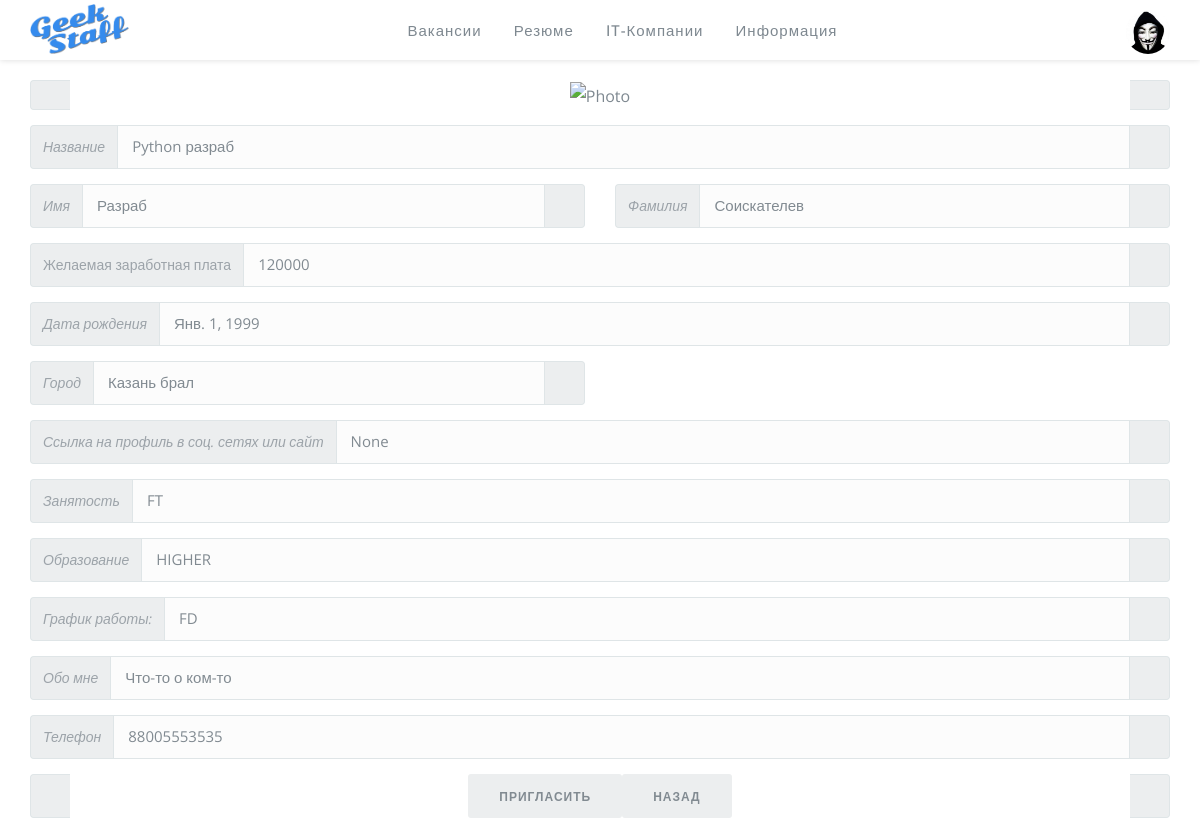
/company/resume-detail/1/ (signed in), run on the app's committed database.
### applicantapp/models.py (models this page shows, shortened)
class Resume(models.Model):
    def user_directory_path(instance, filename):
        return f'resume/user_{instance.user.id}/{filename}'
    class Meta:
        get_latest_by = '-updated_at'
        verbose_name = 'Резюме'
        verbose_name_plural = 'Резюме'
    EMPLOYMENT_CHOICES = (
        ('FT', 'Полная занятость'),
        ('PT', 'Частичная занятость'),
        ('PW','Проектная работа'),
        ('VL','Волонтерство'),
        ('WP','Стажировка'),
    )
    WORK_SCHEDULE_CHOICES = (
        ('FD', 'Полный день'),
        ('SSCH', 'Сменный график'),
        ('FSCH', 'Гибкий график'),
        ('RW', 'Удаленная работа'),
        ('RBW', 'Вахтовый метод'),
    )
    EDUCATION_CHOICES = (
        ('SECONDARY', 'Среднее'),
        ('SPECIAL_SECONDARY','Среднее специальное'),
        ('UNFINISHED_HIGHER','Неоконченное высшее'),
        ('HIGHER', 'Высшее'),
        ('BACHELOR','Бакалавр'),
        ('MASTER', 'Магистр'),
        ('CANDIDATE', 'Кандидат наук'),
        ('DOCTOR', 'Доктор наук'),
    )
    user = models.ForeignKey(to=MyUser, on_delete=models.CASCADE)
    headline = models.CharField(max_length=255, blank=False, verbose_name='Заголовок')
    first_name = models.CharField(max_length=255, blank=False, verbose_name='Имя')
    surname = models.CharField(max_length=255, blank=False, verbose_name='Фамилия')
    salary = models.PositiveIntegerField(blank=True, null=True, verbose_name='Желаемая заработная плата')
    date_of_birth = models.DateField(blank=False, verbose_name='Дата рождения')
    is_active = models.BooleanField(blank=False, default=False, verbose_name='Резюме активно')
    is_cheked = models.BooleanField(blank=False, default=False, verbose_name='Резюме проверенно модератором')
    city = models.CharField(max_length=255, blank=False, verbose_name='Город')
    user_pic = models.ImageField(upload_to=user_directory_path, blank=True, null=True, verbose_name='Фото')
    links = models.CharField(max_length=255, blank=True, null=True, verbose_name='Ссылка на профиль в соц. сетях или сайт')
    employment = models.CharField(max_length=20, blank=False, choices=EMPLOYMENT_CHOICES, default='FT', verbose_name='Занятость')
    work_schedule = models.CharField(max_length=20, blank=False, choices=WORK_SCHEDULE_CHOICES, default='FD', verbose_name='График работы')
    education_type = models.CharField(max_length=20, blank=False, choices=EDUCATION_CHOICES, default='HIGHER', verbose_name='Образование')
    about_me = models.TextField(blank=True, null=True, verbose_name='Обо мне')
    key_skills = models.CharField(max_length=255, blank=True, null=True, verbose_name='Ключевые навыки')
    phone = models.CharField(max_length=20, blank=False, verbose_name='Телефон')
    moder_comment = models.TextField(blank=True, null=True, verbose_name='Комментарий модератора')
    views_count = models.PositiveIntegerField(blank=False, default=0, verbose_name='Кол-во просмотров')
    created_at = models.DateTimeField(auto_now_add=True, verbose_name='Дата создания')
    updated_at = models.DateTimeField(auto_now=True, verbose_name='Дата обновления')
    status = models.ForeignKey(to=StatusResume, on_delete=models.DO_NOTHING, default=1, blank=True)

### companyapp/views.py (the view)
# urls.py: path('resume-detail/<int:pk>/', ResumeListDetail.as_view(), name='resume-list-detail'),
class ResumeListDetail(LoginRequiredMixin, DetailView):
    model = Resume
    template_name = 'companyapp/resume_detail.html'
    def get_queryset(self):
        return Resume.objects.filter(pk=self.kwargs['pk'])

### templates/companyapp/resume_detail.html (shortened to what this page needs)
{% extends 'base.html' %}
{% load static %}
{% block body %}
    {% block header %}
        {% include 'inc/nav.html' %}
    {% endblock %}
    {% block content %}
        <div class="container resume-container">
                <div class="form-group">
                    <div class="input-group" style="text-align: center">
                        <span class="input-group-addon"></span>
                            <img src="/media/{{ object.user_pic }}" alt="Photo" height="150">
                        <span class="input-group-addon"></span>
                    </div>
                </div>
                <div class="form-group">
                    <div class="input-group">
                        <span class="input-group-addon"><i class="">Название</i></span>
                        <span class="form-control form_control_centr_heigh"
                              id="id_headline"> {{ object.headline }}</span>
                        <span class="input-group-addon"></span>
                    </div>
                </div>
                <div class="row">
                    <div class="form-group col-lg-6">
                        <div class="input-group">
                            <span class="input-group-addon"><i class="">Имя</i></span>
                            <span class="form-control form_control_centr_heigh"
                                  id="id_first_name"> {{ object.first_name }}</span>
                            <span class="input-group-addon"></span>
                        </div>
                    </div>
                    <div class="form-group col-lg-6">
                        <div class="input-group">
                            <span class="input-group-addon"><i class="">Фамилия</i></span>
                            <span class="form-control form_control_centr_heigh"
                                   id="id_surname">{{ object.surname  }}</span>
                            <span class="input-group-addon"></span>
                        </div>
                    </div>
                </div>
                <div class="form-group">
                    <div class="input-group">
                        <span class="input-group-addon">Желаемая заработная плата</span>
                        <span type="number" min="0" class="form-control form_control_centr_heigh"
                              id="id_salary">{{ object.salary }}</span>
                        <span class="input-group-addon"></span>
                    </div>
                </div>
                <div class="form-group">
                    <div class="input-group">
                        <span class="input-group-addon"><i class="">Дата рождения</i></span>
                        <span type="date" class="form-control form_control_centr_heigh"
                               id="id_date_of_birth">{{ object.date_of_birth }} </span>
                        <span class="input-group-addon"></span>
                    </div>
                </div>
                <div class="row">
                    <div class="form-group col-lg-6">
                        <div class="input-group">
                            <span class="input-group-addon"><i class=""> Город </i></span>
                            <span class="form-control form_control_centr_heigh"
                                  id="id_city"> {{ object.city }}</span>
                            <span class="input-group-addon"></span>
                        </div>
                    </div>
                </div>
                <div class="form-group">
                    <div class="input-group">
                        <span class="input-group-addon "><i class="">Ссылка на профиль в соц. сетях или сайт</i></span>
                        <span class="form-control form_control_centr_heigh"
                               id="id_links"> {{ object.links }}</span>
                        <span class="input-group-addon"></span>
                    </div>
                </div>
                 <div class="form-group">
                    <div class="input-group">
                        <span class="input-group-addon"><i class="">Занятость</i></span>
                        <span class="form-control form_control_centr_heigh"
                               id="id_employment"> {{ object.employment}}</span>
                        <span class="input-group-addon"></span>
                    </div>
                </div>
                <div class="form-group">
                    <div class="input-group">
                        <span class="input-group-addon"><i class="">Образование</i></span>
                        <span class="form-control form_control_centr_heigh"
                               id="id_education_type"> {{ object.education_type}}</span>
                        <span class="input-group-addon"></span>
                    </div>
                </div>
                <div class="form-group">
                    <div class="input-group">
                        <span class="input-group-addon"><i class="">График работы:</i></span>
                        <span class="form-control form_control_centr_heigh"
                               id="id_work_schedule"> {{ object.work_schedule}}</span>
                        <span class="input-group-addon"></span>
                    </div>
                </div>
                <div class="form-group">
                    <div class="input-group">
                        <span class="input-group-addon"><i class="">Обо мне</i></span>
                        <span class="form-control form_control_centr_heigh"> {{ object.about_me }}</span>
                        <span class="input-group-addon"></span>
                    </div>
                </div>
                <div class="form-group">
                    <div class="input-group">
                        <span class="input-group-addon"><i class="">Телефон</i></span>
                        <span class="form-control form_control_centr_heigh"
                              id="id_phone">{{ object.phone}}</span>
                        <span class="input-group-addon"></span>
                    </div>
                </div>
                <div class="row">
                    <div class="form-group col-lg-12" style="text-align: center;">
                        <div class="input-group">
                            <span class="input-group-addon"></span>
                            <button class="btn btn-gray">Пригласить</button>
                            <a href="{{request.META.HTTP_REFERER|escape}}" class="btn btn-gray"> Назад </a>
                            <span class="input-group-addon"></span>
                        </div>
                    </div>
                </div>
        </div>
    {% endblock %}
{% endblock %}

### static/css/style.css (style rules this page uses)
.resume-container { padding-top: 20px; }
.form_control_centr_heigh { line-height: inherit; }

### data on the page
Resume: headline "Python разраб", first_name "Разраб", surname "Соискателев", salary "120000", date_of_birth "Янв. 1, 1999", city "Казань брал", links "None", employment "FT", education_type "HIGHER", work_schedule "FD", about_me "Что-то о ком-то", phone "88005553535"
